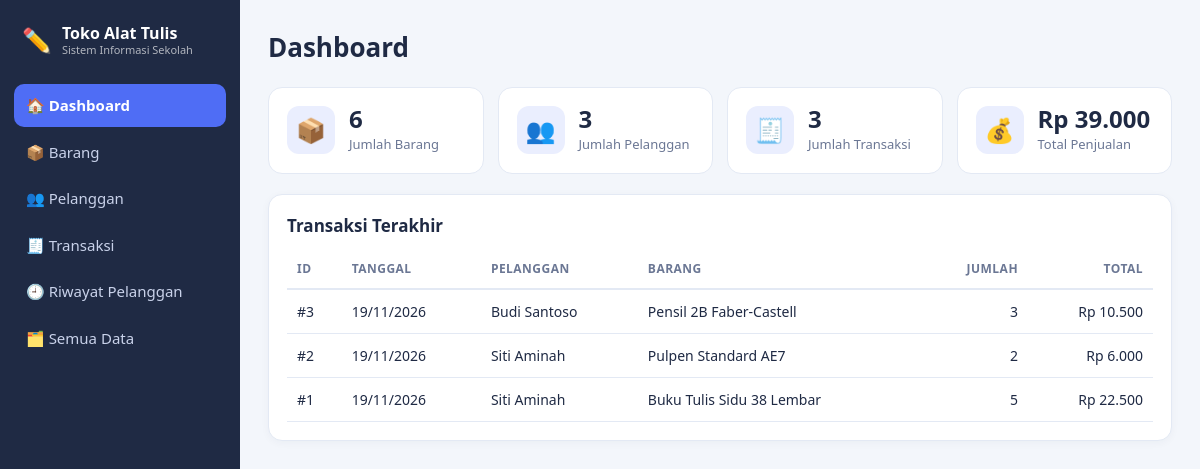
The page / on the database its author committed.
### tables this page shows
CREATE TABLE transaksi (
  id_transaksi      INT AUTO_INCREMENT PRIMARY KEY,
  id_barang         INT NOT NULL,
  id_pelanggan      INT NOT NULL,
  tanggal_transaksi DATE NOT NULL,
  jumlah_barang     INT NOT NULL,
  total_harga       INT NOT NULL,
  CONSTRAINT fk_transaksi_barang
    FOREIGN KEY (id_barang) REFERENCES barang(id_barang)
    ON DELETE RESTRICT ON UPDATE CASCADE,
  CONSTRAINT fk_transaksi_pelanggan
    FOREIGN KEY (id_pelanggan) REFERENCES pelanggan(id_pelanggan)
    ON DELETE RESTRICT ON UPDATE CASCADE
);

CREATE TABLE pelanggan (
  id_pelanggan   INT AUTO_INCREMENT PRIMARY KEY,
  nama_pelanggan VARCHAR(100) NOT NULL,
  kelas          VARCHAR(20),
  no_hp          VARCHAR(20),
  alamat         VARCHAR(200)
);

CREATE TABLE barang (
  id_barang   INT AUTO_INCREMENT PRIMARY KEY,
  nama_barang VARCHAR(100) NOT NULL,
  kategori    VARCHAR(50)  NOT NULL,
  harga       INT NOT NULL,
  stok        INT NOT NULL DEFAULT 0
);

### koneksi.php (called while the page is built, shortened)
<?php
function e($s) { return htmlspecialchars((string)$s, ENT_QUOTES, 'UTF-8'); }
function rp($n) { return 'Rp ' . number_format((int)$n, 0, ',', '.'); }
function tgl($d) { return date('d/m/Y', strtotime($d)); }

### index.php (the view, shortened to what this page needs)
<?php
require 'koneksi.php'; require 'layout.php';
$jmlBarang    = $pdo->query("SELECT COUNT(*) FROM barang")->fetchColumn();
$jmlPelanggan = $pdo->query("SELECT COUNT(*) FROM pelanggan")->fetchColumn();
$jmlTransaksi = $pdo->query("SELECT COUNT(*) FROM transaksi")->fetchColumn();
$omzet        = $pdo->query("SELECT COALESCE(SUM(total_harga),0) FROM transaksi")->fetchColumn();
$terakhir = $pdo->query("
  SELECT t.id_transaksi, p.nama_pelanggan, b.nama_barang, t.jumlah_barang, t.total_harga, t.tanggal_transaksi
  FROM transaksi t
  JOIN pelanggan p ON p.id_pelanggan = t.id_pelanggan
  JOIN barang b    ON b.id_barang    = t.id_barang
  ORDER BY t.id_transaksi DESC LIMIT 5")->fetchAll();
header_html('Dashboard', 'index.php');
?>
<div class="stats">
  <div class="stat"><div class="ic">📦</div><div><b><?= $jmlBarang ?></b><span>Jumlah Barang</span></div></div>
  <div class="stat"><div class="ic">👥</div><div><b><?= $jmlPelanggan ?></b><span>Jumlah Pelanggan</span></div></div>
  <div class="stat"><div class="ic">🧾</div><div><b><?= $jmlTransaksi ?></b><span>Jumlah Transaksi</span></div></div>
  <div class="stat"><div class="ic">💰</div><div><b><?= rp($omzet) ?></b><span>Total Penjualan</span></div></div>
</div>
<div class="card wrap">
  <h2>Transaksi Terakhir</h2>
  <table>
    <tr><th>ID</th><th>Tanggal</th><th>Pelanggan</th><th>Barang</th><th class="r">Jumlah</th><th class="r">Total</th></tr>
    <?php foreach ($terakhir as $r): ?>
    <tr><td>#<?= $r['id_transaksi'] ?></td><td><?= tgl($r['tanggal_transaksi']) ?></td><td><?= e($r['nama_pelanggan']) ?></td>
        <td><?= e($r['nama_barang']) ?></td><td class="r"><?= $r['jumlah_barang'] ?></td><td class="r"><?= rp($r['total_harga']) ?></td></tr>
    <?php endforeach; if (!$terakhir) echo '<tr><td colspan="6" class="muted">Belum ada transaksi.</td></tr>'; ?>
  </table>
</div>
<?php footer_html();

### layout.php (shortened to what this page needs)
<?php
function header_html($judul, $aktif) {
    $menu = [
        'index.php'     => ['Dashboard', '🏠'],
        'barang.php'    => ['Barang', '📦'],
        'pelanggan.php' => ['Pelanggan', '👥'],
        'transaksi.php' => ['Transaksi', '🧾'],
        'riwayat.php'   => ['Riwayat Pelanggan', '🕘'],
        'semua_data.php'=> ['Semua Data', '🗂️'],
    ]; ?>
<!DOCTYPE html>
<html lang="id"><head><meta charset="utf-8">
<link rel="stylesheet" href="assets/style.css">
</head><body>
<aside class="side">
  <div class="brand">✏️ <span>Toko Alat Tulis<small>Sistem Informasi Sekolah</small></span></div>
  <nav>
  <?php foreach ($menu as $file => [$nama, $ikon]): ?>
    <a href="<?= $file ?>" class="<?= $file === $aktif ? 'on' : '' ?>"><?= $ikon ?> <?= $nama ?></a>
  <?php endforeach; ?>
  </nav>
</aside>
<main>
  <h1><?= e($judul) ?></h1>
<?php }
function footer_html() { echo "</main></body></html>"; }

### assets/style.css (style rules this page uses)
:root { --bg:#f3f6fb;--card:#fff;--tx:#1f2a44;--mut:#6b7794;--bd:#e3e9f4;--pri:#4f6df5;--pri2:#eaeefe;--ok:#1f9d6b;--warn:#e08a00;--dg:#d64545 }
* { box-sizing:border-box }
body { margin:0; background:var(--bg); color:var(--tx); font:15px/1.5 "Segoe UI",system-ui,-apple-system,sans-serif; display:flex;min-height:100vh; }
.side { width:240px; background:#1f2a44; color:#fff; padding:22px 14px; position:sticky; top:0; height:100vh; flex-shrink:0; }
.brand { display:flex; gap:10px; align-items:center; font-size:24px; margin:0 8px 26px; }
.brand span { font-size:16px; font-weight:700; line-height:1.2; }
.brand small { display:block; font-weight:400; font-size:11px; opacity:.65; }
.side nav a { display:block; color:#c9d2ea; text-decoration:none; padding:10px 12px; border-radius:10px; margin-bottom:4px; }
.side nav a.on { background:var(--pri); color:#fff; font-weight:600; }
main { flex:1; padding:28px; max-width:1100px; min-width:0; }
h1 { margin:0 0 20px; font-size:26px; }
h2 { font-size:17px;margin:0 0 12px }
.card { background:var(--card);border:1px solid var(--bd);border-radius:14px;padding:18px;margin-bottom:20px;box-shadow:0 2px 8px rgba(31,42,68,.04) }
.stats { display:grid;grid-template-columns:repeat(auto-fit,minmax(190px,1fr));gap:14px;margin-bottom:20px }
.stat { background:var(--card);border:1px solid var(--bd);border-radius:14px;padding:18px;display:flex;gap:14px;align-items:center }
.stat .ic { width:48px;height:48px;border-radius:12px;background:var(--pri2);display:grid;place-items:center;font-size:24px }
.stat b { display:block;font-size:24px;line-height:1.1 }
.stat span { color:var(--mut);font-size:13px }
.wrap { overflow-x:auto }
table { width:100%;border-collapse:collapse;font-size:14px }
th { text-align:left;color:var(--mut);font-size:12px;text-transform:uppercase;letter-spacing:.04em;padding:10px;border-bottom:2px solid var(--bd);white-space:nowrap }
td { padding:11px 10px;border-bottom:1px solid var(--bd);white-space:nowrap }
.r { text-align:right }

### rows shown on the page
transaksi: id_transaksi "3", tanggal_transaksi "19/11/2026", id_pelanggan.nama_pelanggan "Budi Santoso", id_barang.nama_barang "Pensil 2B Faber-Castell", jumlah_barang "3", total_harga "Rp 10.500"
transaksi: id_transaksi "2", tanggal_transaksi "19/11/2026", id_pelanggan.nama_pelanggan "Siti Aminah", id_barang.nama_barang "Pulpen Standard AE7", jumlah_barang "2", total_harga "Rp 6.000"
transaksi: id_transaksi "1", tanggal_transaksi "19/11/2026", id_pelanggan.nama_pelanggan "Siti Aminah", id_barang.nama_barang "Buku Tulis Sidu 38 Lembar", jumlah_barang "5", total_harga "Rp 22.500"

### other values the page prints
$ikon "🏠"
$nama "Dashboard"
$ikon "📦"
$nama "Barang"
$ikon "👥"
$nama "Pelanggan"
$ikon "🧾"
$nama "Transaksi"
$ikon "🕘"
$nama "Riwayat Pelanggan"
$ikon "🗂️"
$nama "Semua Data"
$judul "Dashboard"
$jmlBarang "6"
$jmlPelanggan "3"
